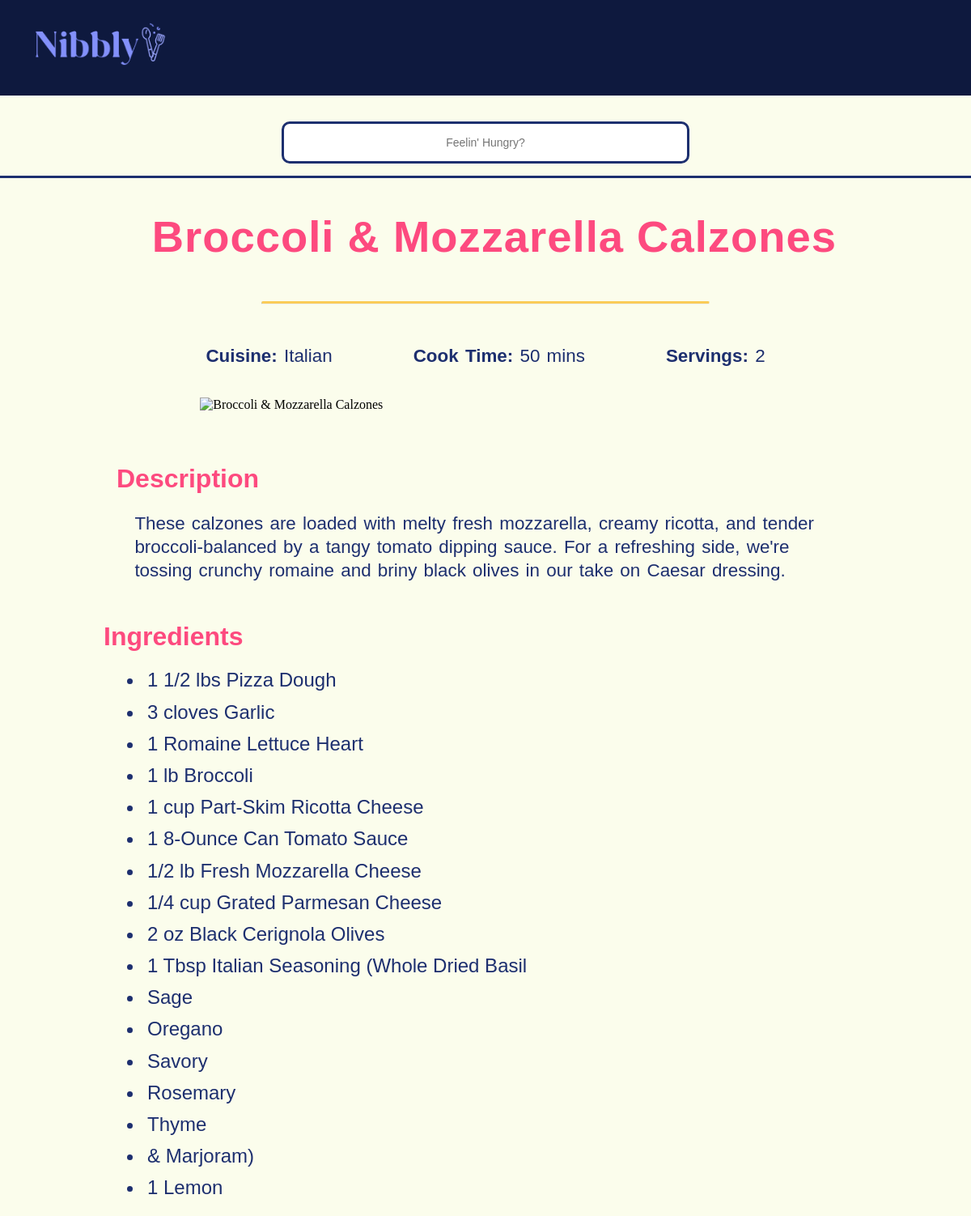
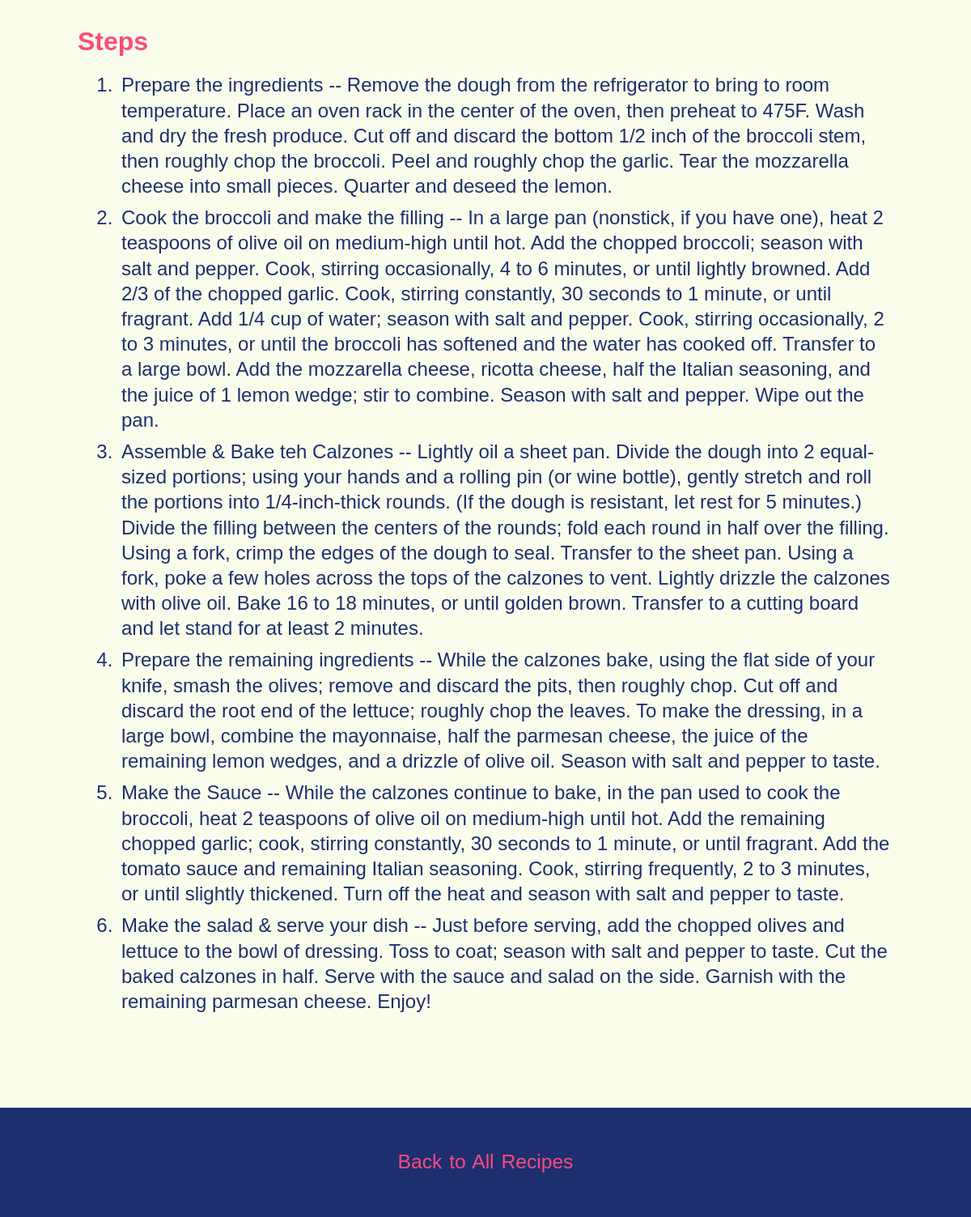
/new-recipe.php?id=4, run on the app's committed database (2 pictures, top to bottom).
### tables this page shows
CREATE TABLE `recipes_list` (
  `id` int NOT NULL,
  `recipe_name` varchar(100) DEFAULT NULL,
  `recipe_subtitle` varchar(100) DEFAULT NULL,
  `cuisine` varchar(100) DEFAULT NULL,
  `protein` varchar(100) DEFAULT NULL,
  `cook_time` int DEFAULT NULL,
  `servings` int DEFAULT NULL,
  `description` text,
  `ingredients` varchar(1000) DEFAULT NULL,
  `steps` text
);

### new-recipe.php (the view, shortened to what this page needs)
<?php
require_once 'db_connection.php';
$searchTerm = isset($_GET['search']) ? htmlspecialchars($_GET['search']) : '';
if (empty($searchTerm) && isset($_GET['id']) && is_numeric($_GET['id']) && (int)$_GET['id'] > 0) {
    $recipe_id = (int)$_GET['id'];
    $sql = "SELECT recipe_name FROM recipes_list WHERE id = ?";
    $stmt = $conn->prepare($sql);
    if ($stmt) {
        $stmt->bind_param("i", $recipe_id);
        $stmt->execute();
        $result = $stmt->get_result();
        if ($result->num_rows > 0) {
            $recipe = $result->fetch_assoc();
        }
    }
}
?>
<!DOCTYPE html>
<html lang="en">
<head>
    <link rel="stylesheet" href="css/normalize.css">
    <link rel="stylesheet" href="css/style.css">
</head>
<body>
<?php include 'header.php'; ?>
<div class="recipe-div">
<?php
if (!empty($searchTerm)) {
    echo '<h2>Search Results for "' . htmlspecialchars($searchTerm) . '"</h2>';
    echo '<div class="recipe-grid">';
    handleSearch($searchTerm, $conn);
    echo '</div>';
} else {
    $recipe_id = (int)$_GET['id'];
    $sql = "SELECT * FROM recipes_list WHERE id = ?";
    $stmt = $conn->prepare($sql);
    $stmt->bind_param("i", $recipe_id);
    $stmt->execute();
    $result = $stmt->get_result();
    if ($result->num_rows > 0) {
        $recipe = $result->fetch_assoc();
    } else {
        $stmt->close();
        $conn->close();
        die("Recipe not found. Please go back and try again.");
    }
    ?>
    <h2 class="recipe-header"><?php echo htmlspecialchars($recipe['recipe_name']); ?></h2>
    <hr class="solid">
    <div class="recipe-details">
        <div class="details-row">
            <p><strong>Cuisine:</strong> <?php echo htmlspecialchars($recipe['cuisine'] ?? 'N/A'); ?></p>
            <p><strong>Cook Time:</strong> <?php echo htmlspecialchars($recipe['cook_time'] ?? 'N/A'); ?> mins</p>
            <p><strong>Servings:</strong> <?php echo htmlspecialchars($recipe['servings'] ?? 'N/A'); ?></p>
        </div>
    </div>
    <div class="ingredients-div">
        <div class="ingredients-image">
            <?php
            $image_path = "images/recipes/{$recipe['id']}.jpg";
            ?>
            <img class="showcase-image" src="<?php echo $image_path; ?>" alt="<?php echo htmlspecialchars($recipe['recipe_name']); ?>">
        </div>
        <div class="blurb-div">
            <h3>Description</h3>
            <p><?php echo htmlspecialchars($recipe['description'] ?? 'No description provided.'); ?></p>
        </div>
        <div class="ingredients-list">
            <h3>Ingredients</h3>
            <ul>
                <?php
                if (!empty($recipe['ingredients'])) {
                    $ingredients = explode(',', $recipe['ingredients']);
                    foreach ($ingredients as $ingredient) {
                        echo "<li>" . htmlspecialchars(trim($ingredient)) . "</li>";
                    }
                } else {
                    echo "<li>No ingredients available.</li>";
                }
                ?>
            </ul>
        </div>
    </div>
    <div class="blurb-div">
        <h3>Steps</h3>
        <ol>
            <?php
            if (!empty($recipe['steps'])) {
                $steps = explode('*', $recipe['steps']);
                foreach ($steps as $step) {
                    echo "<li>" . htmlspecialchars(trim($step)) . "</li>";
                }
            } else {
                echo "<li>No steps available.</li>";
            }
            ?>
        </ol>
    </div>
    <?php
}
?>
</div>
<footer>
    <p><a href="all-recipes.php">Back to All Recipes</a></p>
</footer>
</body>
</html>

### css/style.css (style rules this page uses)
* { padding: 0; margin: 0; box-sizing: border-box; }
:root { --pearl-powder: #FBFDEC; --eclipse: #0E193E; --flamingo-: #FD4A7F; --mustard-: #FAC748; --orchid-: #8390FA; --nightlife: #1D2F6F; --font-title: 'funtonalie', Georgia, 'Times New Roman', Times, serif; --font-light: 'fustat-light', Arial, Helvetica, sans-serif; --font-text: 'fustat', Arial, Helvetica, sans-serif; --font-bold: 'fustat', Arial, Helvetica, sans-serif; }
body { background-color: var(--pearl-powder); margin: 0; padding-top: 150px; }
h2 { font-family: var(--font-light); font-size: 380%; color: var(--flamingo-); letter-spacing: 1px; text-align: center; margin: 1.5em 0 -0.5em 0; padding: 12px 0 40px 0; }
h3 { font-family: var(--font-light); font-size: 200%; color: var(--flamingo-); margin: 0.5em 0; }
li { font-family: var(--font-light); font-size: 150%; color: var(--nightlife); line-height: 1.3; padding: 4px; margin-left: 50px; }
p { font-family: var(--font-text); font-size: 140%; color: var(--nightlife); word-spacing: 2px; line-height: 1.3; margin: 3em 6em; max-width: 115ch; }
a { text-decoration: none; color: var(--flamingo-); font-family: 'fustat', Arial, Helvetica, sans-serif; font-size: 110%; }
footer { display: flex; justify-content: center; align-items: center; text-align: center; background-color: var(--nightlife); font-family: var(--font-title), Arial, Helvetica, sans-serif; padding: 2px; margin: 4em 0 0 0; }
footer p { color: var(--flamingo-); margin: 2.2em 0; }
hr.solid { border-top: 3px solid var(--mustard-); border-radius: 4px; width: 50%; margin: -1em auto; opacity: 0.9; }
.recipe-div { display: flex; flex-direction: column; justify-content: left; align-items: center; margin: 3em 3em; }
.recipe-header { text-align: center; font-size: 3.4rem; margin: 0.8em 0 0 0.4em; color: var(--flamingo-); padding: 0; padding-top: 20px; }
.ingredients-list { margin: 1em 2em; }
.blurb-div { margin: 1em 3em 3em 3em; }
.blurb-div p { margin: 1em 1em; }
.blurb-div li { font-family: var(--font-text); }
.ingredients-div { align-items: center; margin: 0 3em; }
.ingredients-image { display: flex; align-items: center; justify-content: center; margin-bottom: 4em; }
.recipe-details { text-align: center; margin-bottom: 2em; font-size: 1.1rem; color: var(--nightlife); }
.recipe-details .details-row { display: flex; justify-content: space-between; margin: 0; }
.details-row { display: flex; justify-content: center; gap: 100px; text-align: center; flex-wrap: wrap; }
.details-row p { font-size: 1.4rem; margin: 0; line-height: 1.4; flex: 1; white-space: nowrap; }
.showcase-image { width: 70%; height: auto; }
@media screen and (min-width: 1200px) { hr.solid { margin: 3em 8em; } }
@media screen and (max-width: 1200px) { hr.solid { margin: 3em 8em; } }
@media screen and (max-width: 1200px) { .recipe-div { flex-direction: column; margin: 3em; column-gap: 20px; } }

### data on the page
recipes_list: recipe_name "Broccoli & Mozzarella Calzones", cuisine "Italian", cook_time "50", servings "2", description "These calzones are loaded with melty fresh mozzarella, creamy ricotta, and tender broccoli-balanced by a tangy tomato dipping sauce. For a refreshing side, we're tossing crunchy romaine and briny black olives in our take on Caesar dressing.", ingredients "1 1/2 lbs Pizza Dough", ingredients "3 cloves Garlic", ingredients "1 Romaine Lettuce Heart", ingredients "1 lb Broccoli", ingredients "1 cup Part-Skim Ricotta Cheese", ingredients "1 8-Ounce Can Tomato Sauce", ingredients "1/2 lb Fresh Mozzarella Cheese", ingredients "1/4 cup Grated Parmesan Cheese", ingredients "2 oz Black Cerignola Olives", ingredients "1 Tbsp Italian Seasoning (Whole Dried Basil", ingredients "Sage", ingredients "Oregano", ingredients "Savory", ingredients "Rosemary", ingredients "Thyme", ingredients "& Marjoram)", ingredients "1 Lemon", steps "Prepare the ingredients -- Remove the dough from the refrigerator to bring to room temperature. Place an oven rack in the center of the oven, then preheat to 475F. Wash and dry the fresh produce. Cut off and discard the bottom 1/2 inch of the broccoli stem, then roughly chop the broccoli. Peel and roughly chop the garlic. Tear the mozzarella cheese into small pieces. Quarter and deseed the lemon.", steps "Cook the broccoli and make the filling -- In a large pan (nonstick, if you have one), heat 2 teaspoons of olive oil on medium-high until hot. Add the chopped broccoli; season with salt and pepper. Cook, stirring occasionally, 4 to 6 minutes, or until lightly browned. Add 2/3 of the chopped garlic. Cook, stirring constantly, 30 seconds to 1 minute, or until fragrant. Add 1/4 cup of water; season with salt and pepper. Cook, stirring occasionally, 2 to 3 minutes, or until the broccoli has softened and the water has cooked off. Transfer to a large bowl. Add the mozzarella cheese, ricotta cheese, half the Italian seasoning, and the juice of 1 lemon wedge; stir to combine. Season with salt and…", steps "Assemble & Bake teh Calzones -- Lightly oil a sheet pan. Divide the dough into 2 equal-sized portions; using your hands and a rolling pin (or wine bottle), gently stretch and roll the portions into 1/4-inch-thick rounds. (If the dough is resistant, let rest for 5 minutes.) Divide the filling between the centers of the rounds; fold each round in half over the filling. Using a fork, crimp the edges of the dough to seal. Transfer to the sheet pan. Using a fork, poke a few holes across the tops of the calzones to vent. Lightly drizzle the calzones with olive oil. Bake 16 to 18 minutes, or until golden brown. Transfer to a cutting board and let stand for at least 2 minutes.", steps "Prepare the remaining ingredients -- While the calzones bake, using the flat side of your knife, smash the olives; remove and discard the pits, then roughly chop. Cut off and discard the root end of the lettuce; roughly chop the leaves. To make the dressing, in a large bowl, combine the mayonnaise, half the parmesan cheese, the juice of the remaining lemon wedges, and a drizzle of olive oil. Season with salt and pepper to taste.", steps "Make the Sauce -- While the calzones continue to bake, in the pan used to cook the broccoli, heat 2 teaspoons of olive oil on medium-high until hot. Add the remaining chopped garlic; cook, stirring constantly, 30 seconds to 1 minute, or until fragrant. Add the tomato sauce and remaining Italian seasoning. Cook, stirring frequently, 2 to 3 minutes, or until slightly thickened. Turn off the heat and season with salt and pepper to taste.", steps "Make the salad & serve your dish -- Just before serving, add the chopped olives and lettuce to the bowl of dressing. Toss to coat; season with salt and pepper to taste. Cut the baked calzones in half. Serve with the sauce and salad on the side. Garnish with the remaining parmesan cheese. Enjoy!"
